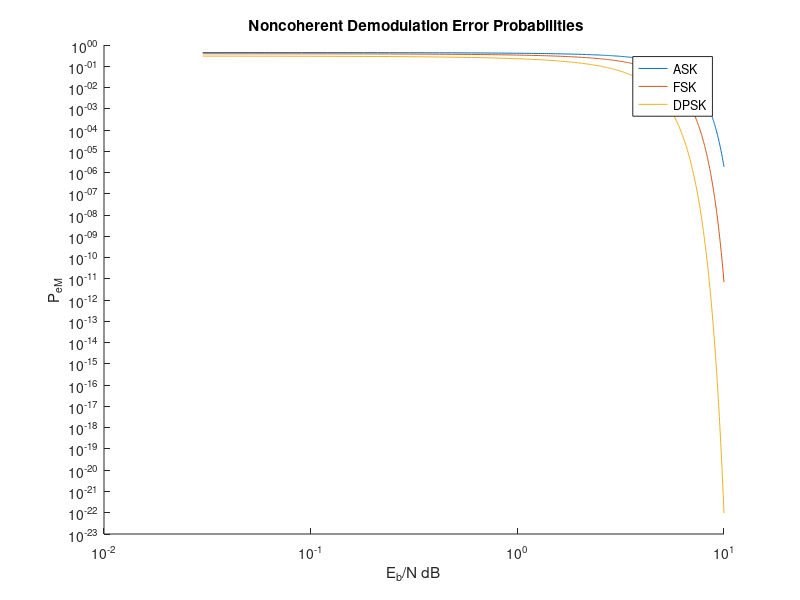

This figure's MATLAB source: (Note: this script raises an error after producing the figure.)
%% ECE132A: Computer Assignment 6
%  Author : Thomas Kost
%  UID: 504989794
%  Date: 5/25/20
%%%%%%%%%%%%%%%%%%%%%%%%%%%%%%%%%%%%%%%%%%%%%%%%%%%%%%%%%%%%%%%%%%%%%%%%%%%

clear,clc,close all;

%% Lathi 9.11-1:
%noncoherent demodulation probability of error
E_b_N = logspace(-2,1,1000);
ASK = 0.5*exp(-0.125*E_b_N.^2);
FSK = 0.5*exp(-0.25*E_b_N.^2);
DPSK = 0.5*exp(-0.5*E_b_N.^2);

%  plot
fig1 = figure(1);
hold on;
loglog(10*log10(E_b_N), ASK);
loglog(10*log10(E_b_N), FSK);
loglog(10*log10(E_b_N), DPSK);
hold off;
legend('ASK', 'FSK', 'DPSK');
xlabel('E_b/N dB');ylabel('P_{eM}');
title(" Noncoherent Demodulation Error Probabilities");
saveas(fig1, 'noncoherent_plot.jpg');

%% Lathi 9-12-2a:
%  SER plot
L = 1000000;
f_ovsamp = 8;
delay_rc =4;
%  generate raised cosine
prcos = rcosflt([1],1,f_ovsamp, 'sqrt', 0.5, delay_rc);
prcos = prcos(1:end-f_ovsamp+1);
prcos=prcos/norm(prcos);
prcos = prcos/max(prcos);
pcmatch = prcos(end:-1:1);

%  generate random signal data
s_data = (-2*round(rand(L,1) )+1+...
    +j*(-2*round(rand(L,1))+1)).*(rand(L,1)>0.2);
%  upsample
s_up = upsample(s_data,f_ovsamp);
delayrc = 2*delay_rc*f_ovsamp;
xrcos = conv(s_up,prcos);

%  find signal length
Lrcos = length(xrcos);
SER= [];
noiseq=randn(Lrcos,1)+j*randn(Lrcos,1);
Es =30; %symbol energy
%generate channel noise
for i=1:9
    Eb2N(i) = i*2; %#ok<SAGROW>
    Eb2N_num = 10^(Eb2N(i)/10);
    Var_n = Es/(2*Eb2N_num);
    signois = sqrt(Var_n/2);
    awgnois = signois*noiseq; %AWGN
    %add note to signals at the channel output
    yrcos=xrcos+awgnois;
    %apply matched filter
    z1 = conv(yrcos,pcmatch); clear awgnois  yrcos;
    %sample recieved signal
    z1 = z1(delayrc+1:f_ovsamp:end);
    z1 = z1/abs(max(real(z1)));
    
    %decide based on sampple
    dec1 = (1+j)*((real(z1(1:L))+imag(z1(1:L)))>0.5).*((real(z1(1:L))>0).*(imag(z1(1:L))>0))+ ...
        (1-j)*((-real(z1(1:L))+imag(z1(1:L)))<-0.5).*((real(z1(1:L))>0).*(imag(z1(1:L))<0)) + ...
        (-1-j)*((real(z1(1:L))+imag(z1(1:L)))<-0.5).*((real(z1(1:L))<0).*(imag(z1(1:L))<0)) + ...
        (-1+j)*((-real(z1(1:L))+imag(z1(1:L)))>0.5).*((real(z1(1:L))<0).*(imag(z1(1:L))>0));
    SER = [SER; sum(s_data~=dec1)/L]; %#ok<AGROW>
    Q(i) = 3*0.5*erfc(sqrt((2*Eb2N_num/5)/2));
end
fig2 = figure(2);
subplot(111);
figber = semilogy(Eb2N,Q,'k-',Eb2N,SER,'b-*');
axis([2 18 0.99e-5 1]);
legend('Analytical', 'Root Raised Cosine');
xlabel('E_b/N (dB)'); ylabel('Symbol error probability');
set(figber,'Linewidth',2);
%saveas(fig2,'qam_ser.jpg');
fig3 = figure(3);
subplot(111);
plot(real(z1(1:min(L,4000))), imag(z1(1:min(L,4000))),'.');
axis('square');
xlabel('Real part of matched filter output samples');
ylabel('Imagninary part of matched filter output samples');
saveas(fig3,'constillation.jpg');